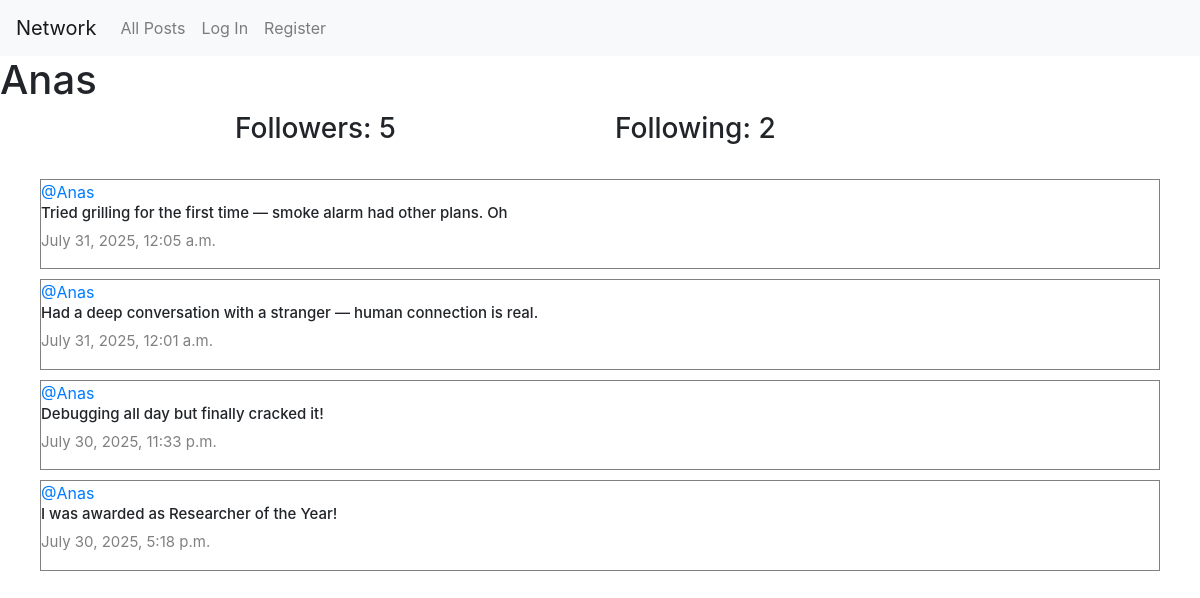
The page /profile/3 on the database its author committed.
### network/models.py (models this page shows, shortened)
class User(AbstractUser):
    pass

class Post(models.Model):
    content=models.CharField(max_length=140)
    user=models.ForeignKey(User, on_delete=models.CASCADE, related_name="author")
    date=models.DateTimeField(auto_now_add=True)

### network/views.py (the view)
# urls.py: path("profile/<int:user_id>", views.profile, name="profile"),
def profile(request, user_id):
    user = User.objects.get(pk=user_id)
    allPosts = Post.objects.filter(user=user).order_by("-id")
    following = Follow.objects.filter(user=user)
    followers = Follow.objects.filter(user_follower=user)
    isFollowing = False
    if request.user.is_authenticated:
        isFollowing = Follow.objects.filter(user=request.user, user_follower=user).exists()
    paginator = Paginator(allPosts, 10)
    page_number = request.GET.get('page')
    posts_of_the_page = paginator.get_page(page_number)
    whoYouLiked = []
    if request.user.is_authenticated:
        whoYouLiked = list(
            Like.objects.filter(user=request.user).values_list('post_id', flat=True)
        )
    return render(request, "network/profile.html", {
        "posts_of_the_page": posts_of_the_page,
        "username": user.username,
        "following": following,
        "followers": followers,
        "isFollowing": isFollowing,
        "user_profile": user,
        "whoYouLiked_json": json.dumps(whoYouLiked)
    })

### network/templates/network/profile.html (shortened to what this page needs)
{% extends "network/layout.html" %}
{% block body %}
  <h1>{{ username }}</h1>
  <div class="container">
    <div class="row d-flex justify-content-center">
      <h3 class="col-4">Followers: {{ followers.count }}</h3>
      <h3 class="col-4">Following: {{ following.count }}</h3>
    </div>
  </div>
  <div class="all-posts">
    {% for post in posts_of_the_page %}
      <div class="row post">
        <a href="{% url 'profile' post.user.id %}">@{{ post.user.username }}</a>
        <h6 class="content">{{ post.content }}</h6>
        <p class="date">{{ post.date }}</p>
      </div>
    {% endfor %}
  </div>
{% endblock %}

### network/static/network/styles.css (style rules this page uses)
.all-posts { display: flex; justify-content: flex-start; flex-direction: column; margin: 20px; }
.post { border: 0.1px solid grey; display: flex; justify-content: center; flex-direction: column; box-sizing: border-box; margin: 5px 20px; }
.content { font-size: 15px; }
.date { color: grey; font-size: 15px; }

### rows shown on the page
User: username "Anas"
Post: user.username "Anas", content "Tried grilling for the first time — smoke alarm had other plans. Oh", date "July 31, 2025, 12:05 a.m."
Post: user.username "Anas", content "Had a deep conversation with a stranger — human connection is real.", date "July 31, 2025, 12:01 a.m."
Post: user.username "Anas", content "Debugging all day but finally cracked it!", date "July 30, 2025, 11:33 p.m."
Post: user.username "Anas", content "I was awarded as Researcher of the Year!", date "July 30, 2025, 5:18 p.m."

### other values the page prints
{{ followers.count }} "5"
{{ following.count }} "2"
